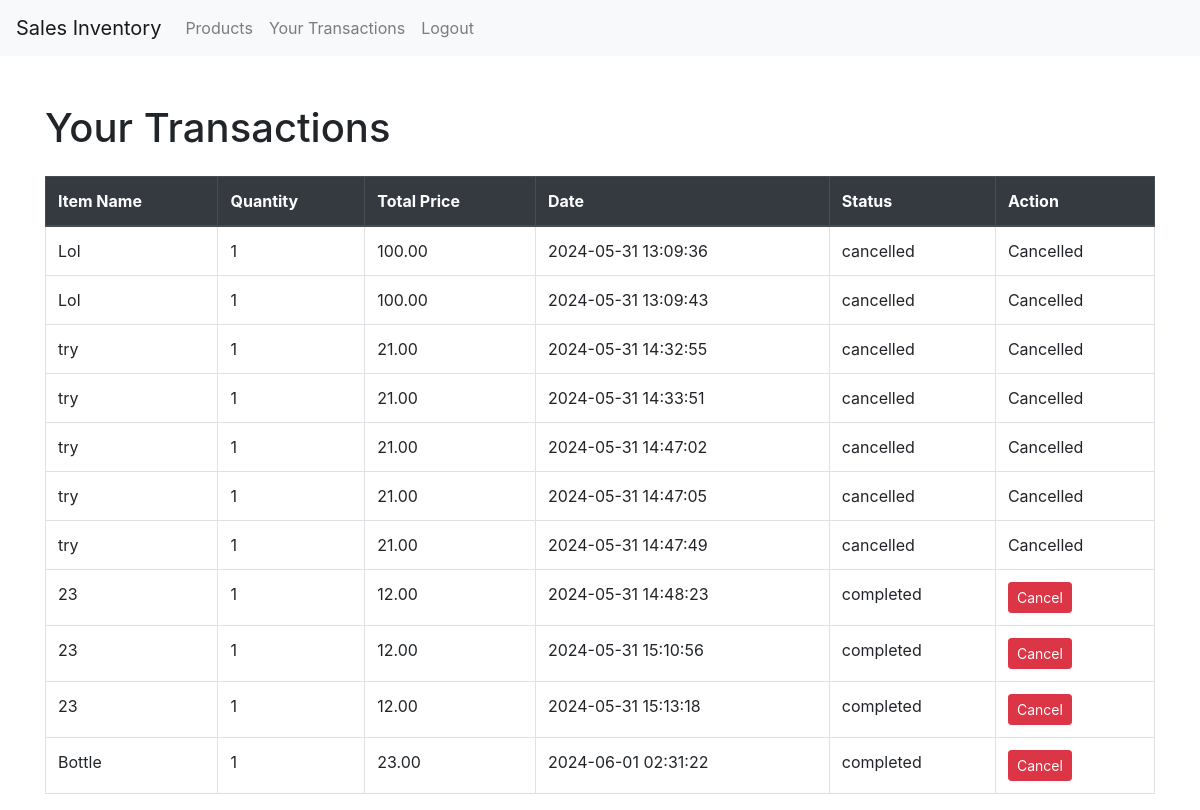
/Invent/user_transactions.php (signed in), run on the app's committed database.
### tables this page shows
CREATE TABLE `sales` (
  `id` int(11) NOT NULL,
  `product_id` int(11) NOT NULL,
  `user_id` int(11) NOT NULL,
  `quantity` int(11) NOT NULL,
  `total_price` decimal(10,2) NOT NULL,
  `date` datetime NOT NULL,
  `status` enum('completed','cancelled') DEFAULT 'completed'
);

CREATE TABLE `products` (
  `id` int(11) NOT NULL,
  `name` varchar(100) NOT NULL,
  `quantity` int(11) NOT NULL,
  `price` decimal(10,2) NOT NULL
);

### Invent/user_transactions.php (the view, shortened to what this page needs)
<?php
include 'config.php';
$user_id = $_SESSION['user_id'];
$query = "SELECT sales.*, products.name AS item_name FROM sales INNER JOIN products ON sales.product_id = products.id WHERE user_id = ?";
$stmt = $db->prepare($query);
$stmt->bind_param("i", $user_id);
$stmt->execute();
$result = $stmt->get_result();
?>
<!DOCTYPE html>
<html lang="en">
<head>
    <link rel="stylesheet" href="https://stackpath.bootstrapcdn.com/bootstrap/4.5.2/css/bootstrap.min.css">
</head>
<body>
<?php include 'navbar.php'; ?>
<div class="container mt-5">
    <h1 class="mb-4">Your Transactions</h1>
    <table class="table table-bordered table-hover">
        <thead class="thead-dark">
            <tr>
                <th>Item Name</th>
                <th>Quantity</th>
                <th>Total Price</th>
                <th>Date</th>
                <th>Status</th>
                <th>Action</th>
            </tr>
        </thead>
        <tbody>
            <?php while ($row = $result->fetch_assoc()): ?>
                <tr>
                    <td><?php echo htmlspecialchars($row['item_name']); ?></td>
                    <td><?php echo htmlspecialchars($row['quantity']); ?></td>
                    <td><?php echo htmlspecialchars($row['total_price']); ?></td>
                    <td><?php echo htmlspecialchars($row['date']); ?></td>
                    <td><?php echo htmlspecialchars($row['status']); ?></td>
                    <td>
                        <?php if ($row['status'] == 'completed'): ?>
                            <form method="POST" style="display:inline;">
                                <button type="submit" class="btn btn-danger btn-sm">Cancel</button>
                            </form>
                        <?php else: ?>
                            Cancelled
                        <?php endif; ?>
                    </td>
                </tr>
            <?php endwhile; ?>
        </tbody>
    </table>
</div>
</body>
</html>

### data on the page
sales: product.name "Lol", quantity "1", total_price "100.00", date "2024-05-31 13:09:36", status "cancelled", shows "Cancelled"
sales: product.name "Lol", quantity "1", total_price "100.00", date "2024-05-31 13:09:43", status "cancelled", shows "Cancelled"
sales: product.name "try", quantity "1", total_price "21.00", date "2024-05-31 14:32:55", status "cancelled", shows "Cancelled"
sales: product.name "try", quantity "1", total_price "21.00", date "2024-05-31 14:33:51", status "cancelled", shows "Cancelled"
sales: product.name "try", quantity "1", total_price "21.00", date "2024-05-31 14:47:02", status "cancelled", shows "Cancelled"
sales: product.name "try", quantity "1", total_price "21.00", date "2024-05-31 14:47:05", status "cancelled", shows "Cancelled"
sales: product.name "try", quantity "1", total_price "21.00", date "2024-05-31 14:47:49", status "cancelled", shows "Cancelled"
sales: product.name "23", quantity "1", total_price "12.00", date "2024-05-31 14:48:23", status "completed"
sales: product.name "23", quantity "1", total_price "12.00", date "2024-05-31 15:10:56", status "completed"
sales: product.name "23", quantity "1", total_price "12.00", date "2024-05-31 15:13:18", status "completed"
sales: product.name "Bottle", quantity "1", total_price "23.00", date "2024-06-01 02:31:22", status "completed"
